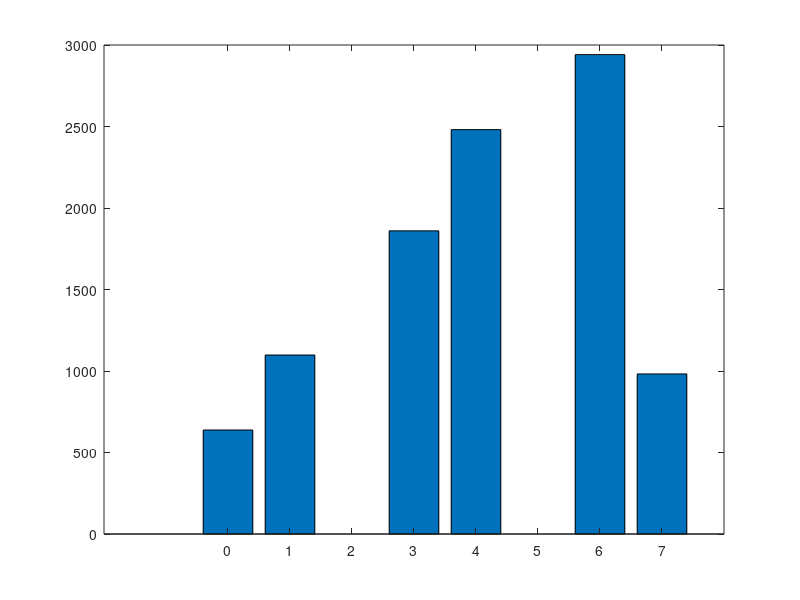

Write MATLAB code to recreate this figure. (Note: this script raises an error after producing the figure.)
% 直方图数据
x = 0:7;
y = [638, 1098, 0, 1860, 2481, 0, 2941, 982];

% 创建条形图
bar(x, y, 'FaceColor', '#0072BD'); % 使用蓝色，颜色与图片一致

% 添加数据标签到每个柱状图上方
text(x, y, string(y), 'vert', 'bottom', 'horiz', 'center');

% 设置标题和轴标签 (虽然图片中没有明确的轴标签，但我们添加标题)
title('Histogram');
% xlabel('Bins'); % 可以选择性添加 x 轴标签
% ylabel('Frequency'); % 可以选择性添加 y 轴标签

% 设置 y 轴的范围，使其与图片大致一致
ylim([0, 3200]); % 稍微超过最大值，留出空间显示标签

% 设置 x 轴刻度，使其与柱状图对齐
xticks(x);

% 移除图例，如果不需要的话
legend off;

% 显示网格线，如果需要的话 (图片中没有网格线)
grid off;

% 调整图像大小以更接近原始图像的比例 (可选)
% set(gcf, 'Position', [100, 100, 800, 600]);
